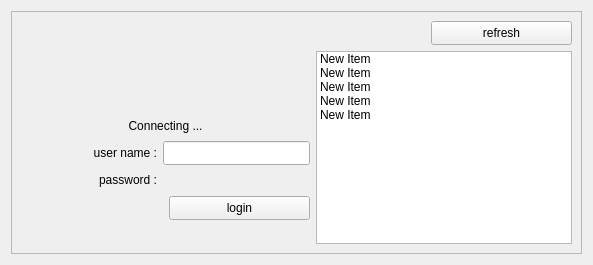
<?xml version="1.0" encoding="UTF-8"?>
<ui version="4.0">
 <class>Login</class>
 <widget class="QWidget" name="Login">
  <property name="geometry">
   <rect>
    <x>0</x>
    <y>0</y>
    <width>593</width>
    <height>265</height>
   </rect>
  </property>
  <property name="minimumSize">
   <size>
    <width>593</width>
    <height>265</height>
   </size>
  </property>
  <property name="maximumSize">
   <size>
    <width>593</width>
    <height>265</height>
   </size>
  </property>
  <property name="windowTitle">
   <string>Add New Order</string>
  </property>
  <property name="windowIcon">
   <iconset>
    <normaloff>icons/logo.png</normaloff>icons/logo.png</iconset>
  </property>
  <layout class="QGridLayout" name="gridLayout_2">
   <item row="0" column="0">
    <widget class="QFrame" name="frame">
     <property name="frameShape">
      <enum>QFrame::StyledPanel</enum>
     </property>
     <property name="frameShadow">
      <enum>QFrame::Raised</enum>
     </property>
     <layout class="QGridLayout" name="gridLayout" rowstretch="1,0,0,0,0,0,0" columnstretch="1,0,0,0,0">
      <item row="3" column="0">
       <widget class="QLabel" name="label_2">
        <property name="text">
         <string>&lt;html&gt;&lt;head/&gt;&lt;body&gt;&lt;p&gt;user name :&lt;/p&gt;&lt;/body&gt;&lt;/html&gt;</string>
        </property>
        <property name="alignment">
         <set>Qt::AlignRight|Qt::AlignTrailing|Qt::AlignVCenter</set>
        </property>
       </widget>
      </item>
      <item row="4" column="0">
       <widget class="QLabel" name="label_3">
        <property name="text">
         <string>&lt;html&gt;&lt;head/&gt;&lt;body&gt;&lt;p&gt;password :&lt;/p&gt;&lt;/body&gt;&lt;/html&gt;</string>
        </property>
        <property name="alignment">
         <set>Qt::AlignRight|Qt::AlignTrailing|Qt::AlignVCenter</set>
        </property>
       </widget>
      </item>
      <item row="1" column="3" rowspan="6" colspan="2">
       <widget class="QListWidget" name="networks">
        <item>
         <property name="text">
          <string>New Item</string>
         </property>
        </item>
        <item>
         <property name="text">
          <string>New Item</string>
         </property>
        </item>
        <item>
         <property name="text">
          <string>New Item</string>
         </property>
        </item>
        <item>
         <property name="text">
          <string>New Item</string>
         </property>
        </item>
        <item>
         <property name="text">
          <string>New Item</string>
         </property>
        </item>
       </widget>
      </item>
      <item row="0" column="4">
       <widget class="QPushButton" name="scan">
        <property name="minimumSize">
         <size>
          <width>141</width>
          <height>24</height>
         </size>
        </property>
        <property name="text">
         <string>refresh</string>
        </property>
       </widget>
      </item>
      <item row="2" column="0" colspan="3">
       <widget class="QLabel" name="label">
        <property name="text">
         <string>Connecting ...</string>
        </property>
        <property name="alignment">
         <set>Qt::AlignCenter</set>
        </property>
       </widget>
      </item>
      <item row="0" column="0" rowspan="2" colspan="3" alignment="Qt::AlignHCenter|Qt::AlignTop">
       <widget class="QLabel" name="label_4">
        <property name="minimumSize">
         <size>
          <width>90</width>
          <height>90</height>
         </size>
        </property>
        <property name="maximumSize">
         <size>
          <width>90</width>
          <height>90</height>
         </size>
        </property>
        <property name="text">
         <string/>
        </property>
        <property name="pixmap">
         <pixmap>icons/access_d.png</pixmap>
        </property>
        <property name="scaledContents">
         <bool>true</bool>
        </property>
        <property name="alignment">
         <set>Qt::AlignCenter</set>
        </property>
       </widget>
      </item>
      <item row="5" column="2">
       <widget class="QPushButton" name="login">
        <property name="minimumSize">
         <size>
          <width>141</width>
          <height>24</height>
         </size>
        </property>
        <property name="text">
         <string>login</string>
        </property>
       </widget>
      </item>
      <item row="3" column="1" colspan="2">
       <widget class="QLineEdit" name="username">
        <property name="minimumSize">
         <size>
          <width>141</width>
          <height>24</height>
         </size>
        </property>
       </widget>
      </item>
     </layout>
    </widget>
   </item>
  </layout>
 </widget>
 <resources/>
 <connections/>
</ui>
